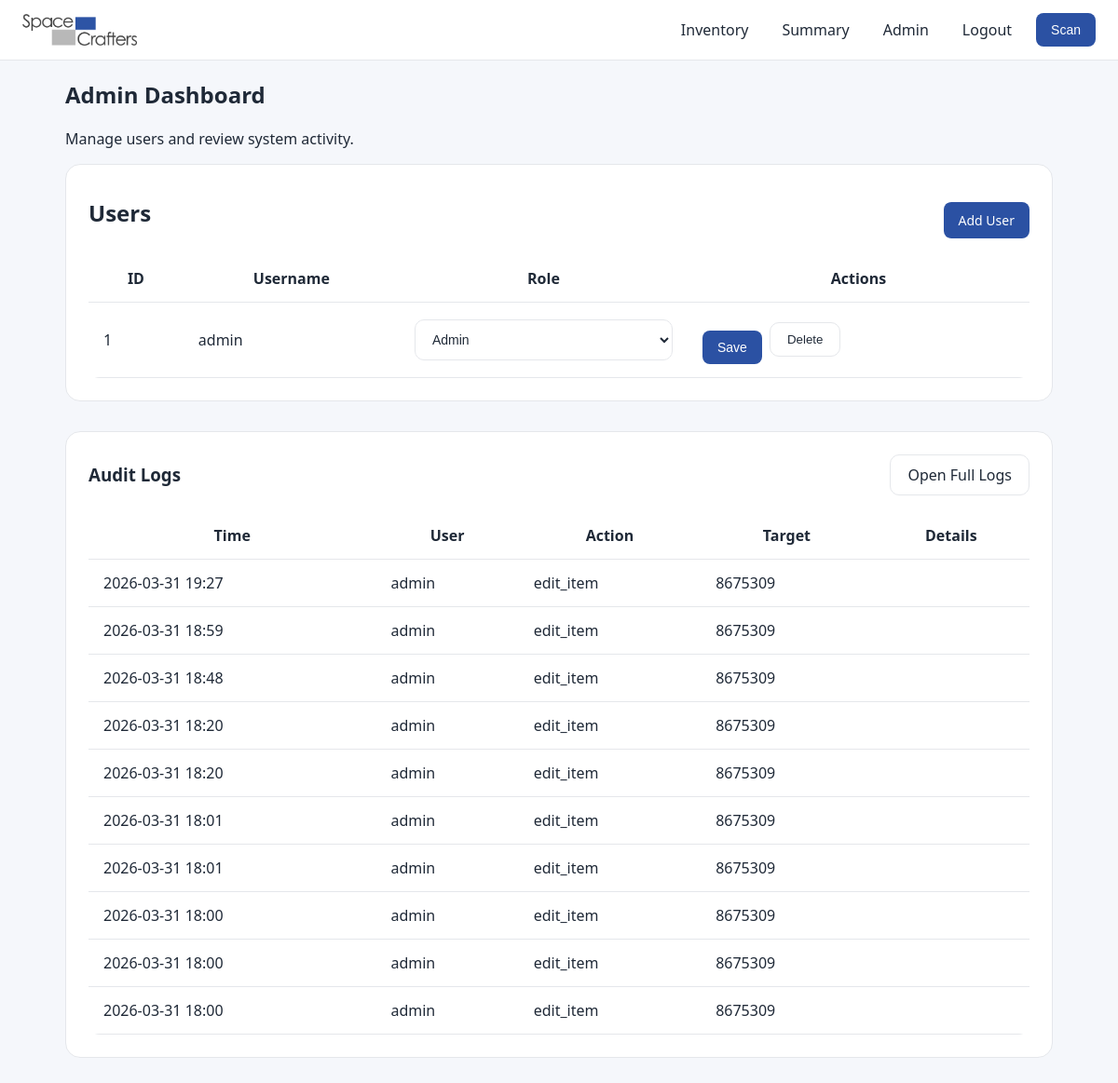
Page /admin (signed in) on the earlier database version.
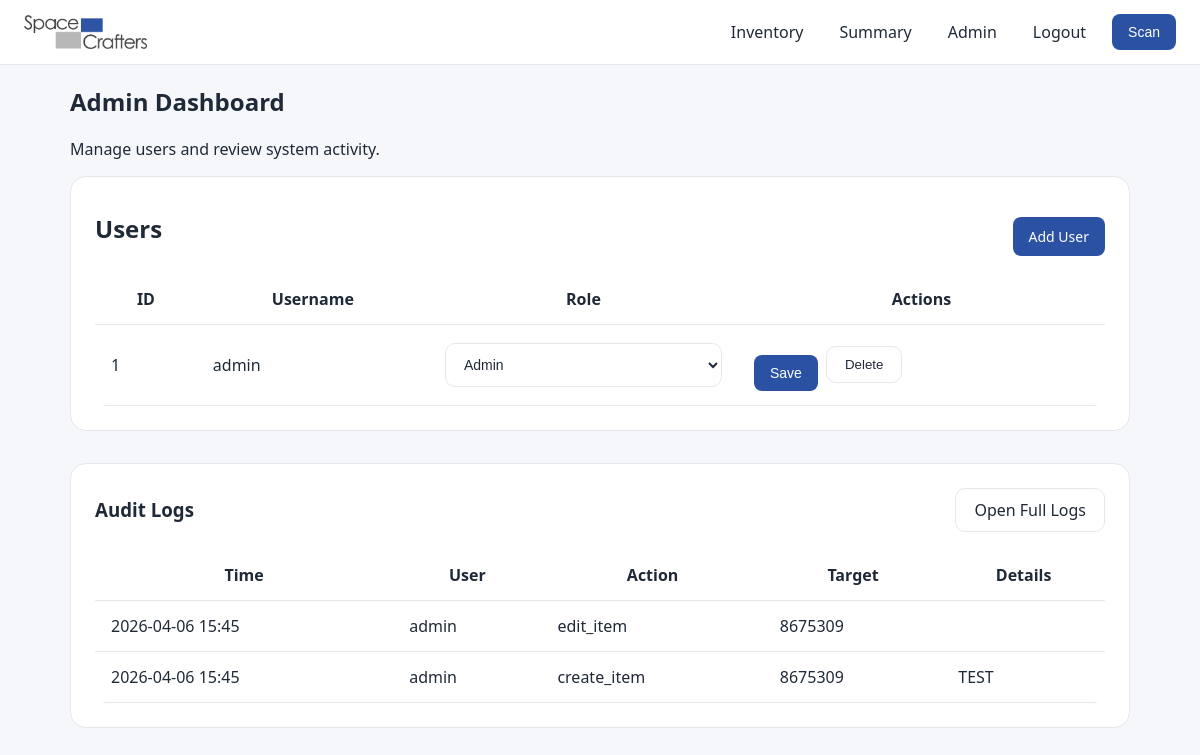
Same page on the later database version.
### models.py (models this page shows)
class User(UserMixin, db.Model):
    __tablename__ = "users"
    id = db.Column(db.Integer, primary_key=True)
    username = db.Column(db.String(100), unique=True, nullable=False)
    password_hash = db.Column(db.String(200), nullable=False)
    role = db.Column(db.String(20), default="viewer")
    audit_logs = db.relationship(
        "AuditLog",
        back_populates="actor",
        cascade="all, delete-orphan",
    )
    @property
    def is_active(self):
        return True
    @property
    def is_admin(self):
        return self.role == "admin"

class AuditLog(db.Model):
    __tablename__ = "audit_logs"
    id = db.Column(db.Integer, primary_key=True)
    actor_id = db.Column(
        db.Integer,
        db.ForeignKey("users.id"),
        nullable=True,
    )
    action = db.Column(db.String(200), nullable=False)
    target = db.Column(db.String(200))
    details = db.Column(db.Text)
    created_at = db.Column(
        db.DateTime,
        default=lambda: datetime.now(timezone.utc),
    )
    actor = db.relationship("User", back_populates="audit_logs")

### app.py (the view)
@app.route("/admin")
@login_required
@admin_required
def admin():
    users = User.query.all()
    logs = AuditLog.query.order_by(AuditLog.id.desc()).limit(10).all()
    return render_template(
        "admin.html",
        users=users,
        logs=logs
    )

### app.py (called while the page is built)
@login_manager.user_loader
def load_user(user_id):
    return db.session.get(User, int(user_id))

def admin_required(view):
    @wraps(view)
    def wrapped(*args, **kwargs):
        if not current_user.is_authenticated or not current_user.is_admin:
            abort(403)
        return view(*args, **kwargs)
    return wrapped

### templates/admin.html (shortened to what this page needs)
{% extends "base.html" %}
{% block content %}
<div class="page">
  <h2>Admin Dashboard</h2>
  <p class="muted-text">Manage users and review system activity.</p>
<div class="card">
    <div class="card-header">
        <h2>Users</h2>
        <a class="primary-btn" href="{{ url_for('add_user') }}">Add User</a>
    </div>
    <table class="table">
    <thead>
        <tr>
            <th>ID</th>
            <th>Username</th>
            <th>Role</th>
            <th>Actions</th>
        </tr>
    </thead>
    <tbody>
        {% for user in users %}
        <tr>
            <td>{{ user.id }}</td>
            <td>{{ user.username }}</td>
            <td>
                <form method="POST" action="{{ url_for('edit_user', user_id=user.id) }}">
                    <select name="role">
                        <option value="admin" {% if user.role == "admin" %}selected{% endif %}>Admin</option>
                    </select>
            </td>
            <td>
                <div class="table-actions">
                    <button type="submit" class="primary-btn">Save</button>
                    <form method="POST"
                        action="{{ url_for('delete_user', user_id=user.id) }}"
                        onsubmit="return confirm('Delete this user?')">
                      <button type="submit" class="secondary-btn">Delete</button>
                    </form>
                  </div>
              </td>
        </tr>
        {% endfor %}
    </tbody>
</table>
</div>
<div class="card">
  <div class="card-header">
    <h3>Audit Logs</h3>
    <a href="{{ url_for('view_audit_logs') }}" class="secondary-btn">
      Open Full Logs
    </a>
  </div>
  {% if logs %}
  <table class="summary-table">
    <thead>
      <tr>
        <th>Time</th>
        <th>User</th>
        <th>Action</th>
        <th>Target</th>
        <th>Details</th>
      </tr>
    </thead>
    <tbody>
      {% for log in logs[:10] %}
      <tr>
        <td>{{ log.created_at.strftime("%Y-%m-%d %H:%M") if log.created_at else "" }}</td>
        <td>{{ log.actor.username if log.actor else "System" }}</td>
        <td>{{ log.action }}</td>
        <td>{{ log.target or "" }}</td>
        <td>{{ log.details or "" }}</td>
      </tr>
      {% endfor %}
    </tbody>
  </table>
  {% else %}
    <p class="muted-text">No activity yet.</p>
  {% endif %}
</div>
{% endblock %}

### templates/base.html (shortened to what this page needs)
<!DOCTYPE html>
<html lang="en">
<head>
    <link rel="stylesheet" href="{{ url_for('static', filename='style.css') }}">
</head>
<body>
<header class="header">
    <div class="nav-left">
        <img src="{{ url_for('static', filename='logo.png') }}" class="logo-img">
    </div>
    <div class="nav-right">
        <nav class="nav-links">
            {% if current_user.is_authenticated %}
                <a href="{{ url_for('index') }}" class="nav-link">Inventory</a>
                <a href="{{ url_for('summary') }}" class="nav-link">Summary</a>
                {% if current_user.is_admin %}
                    <a href="{{ url_for('admin') }}" class="nav-link">Admin</a>
                {% endif %}
                <a href="{{ url_for('logout') }}" class="nav-link">Logout</a>
                <button class="primary-btn" onclick="openScanner()">
                    Scan
                </button>
            {% else %}
                <a href="{{ url_for('login') }}" class="nav-link">Login</a>
            {% endif %}
        </nav>
    </div>
</header>
<main class="page">
{% block content %}{% endblock %}
</main>
</body>
</html>

### static/style.css (style rules this page uses)
:root { --primary: #2b51a3; --primary-hover: #2b51a3cc; --bg: #f5f7fb; --card: #ffffff; --border: #e5e7eb; --text: #1f2937; --muted: #6b7280; }
body { margin: 0; font-family: system-ui, -apple-system, sans-serif; background: var(--bg); color: var(--text); }
img { max-width: 100%; display: block; }
.header { position: sticky; top: 0; height: 64px; background: var(--card); border-bottom: 1px solid var(--border); display: flex; justify-content: space-between; align-items: center; padding: 0 24px; z-index: 10; }
.logo-img { height: 34px; }
.nav-left { display: flex; align-items: center; gap: 10px; }
.nav-links { display: flex; gap: 16px; align-items: center; }
.nav-link { text-decoration: none; color: var(--text); font-weight: 500; padding: 6px 10px; border-radius: 8px; }
.page { max-width: 1100px; margin: 40px auto; padding: 0 20px; }
.card { background: var(--card); border: 1px solid var(--border); border-radius: 16px; padding: 24px; margin-bottom: 32px; }
.card .primary-btn { margin-top: 16px; }
input, select { width: 100%; max-width: 100%; box-sizing: border-box; padding: 12px 14px; border-radius: 10px; border: 1px solid var(--border); font-size: 14px; background: var(--card); color: var(--text); }
.primary-btn { background: var(--primary); color: white; border: none; padding: 10px 16px; border-radius: 8px; font-size: 14px; font-weight: 500; cursor: pointer; transition: all 0.2s ease; }
.primary-btn, .secondary-btn { text-decoration: none; display: inline-flex; align-items: center; justify-content: center; box-sizing: border-box; }
.secondary-btn { background: var(--card); border: 1px solid var(--border); padding: 10px 18px; border-radius: 10px; cursor: pointer; color: var(--text); }
.table, .summary-table { width: 100%; border-collapse: collapse; }
.table th, .table td { padding: 12px; border-bottom: 1px solid var(--border); }
.table, .summary-table { width: 100%; border-collapse: collapse; background: var(--card); border-radius: 12px; overflow: hidden; }
.table th, .table td, .summary-table th, .summary-table td { padding: 12px; border-bottom: 1px solid var(--border); }
.page { margin-top: 10px; }
.card-header { display: flex; justify-content: space-between; align-items: center; gap: 12px; margin-bottom: 18px; }
.card-header h2, .card-header h3 { margin: 0; }
.table th, .table td, .summary-table th, .summary-table td { padding: 14px 16px; border-bottom: 1px solid var(--border); vertical-align: middle; }
.table form { margin: 0; }
.table select { min-width: 120px; }
.table-actions { display: flex; align-items: center; gap: 8px; flex-wrap: wrap; }
.table-actions form { margin: 0; }

Differences in the rows shown:
removed AuditLog: created_at "2026-03-31 19:27", actor "admin", action "edit_item", target "8675309"
removed AuditLog: created_at "2026-03-31 18:59", actor "admin", action "edit_item", target "8675309"
removed AuditLog: created_at "2026-03-31 18:48", actor "admin", action "edit_item", target "8675309"
removed AuditLog: created_at "2026-03-31 18:20", actor "admin", action "edit_item", target "8675309"
removed AuditLog: created_at "2026-03-31 18:20", actor "admin", action "edit_item", target "8675309"
removed AuditLog: created_at "2026-03-31 18:01", actor "admin", action "edit_item", target "8675309"
removed AuditLog: created_at "2026-03-31 18:01", actor "admin", action "edit_item", target "8675309"
removed AuditLog: created_at "2026-03-31 18:00", actor "admin", action "edit_item", target "8675309"
removed AuditLog: created_at "2026-03-31 18:00", actor "admin", action "edit_item", target "8675309"
removed AuditLog: created_at "2026-03-31 18:00", actor "admin", action "edit_item", target "8675309"
now on this page (row edited): AuditLog: created_at "2026-04-06 15:45", actor "admin", action "edit_item", target "8675309"
now on this page (row edited): AuditLog: created_at "2026-04-06 15:45", actor "admin", action "create_item", target "8675309", details "TEST"
